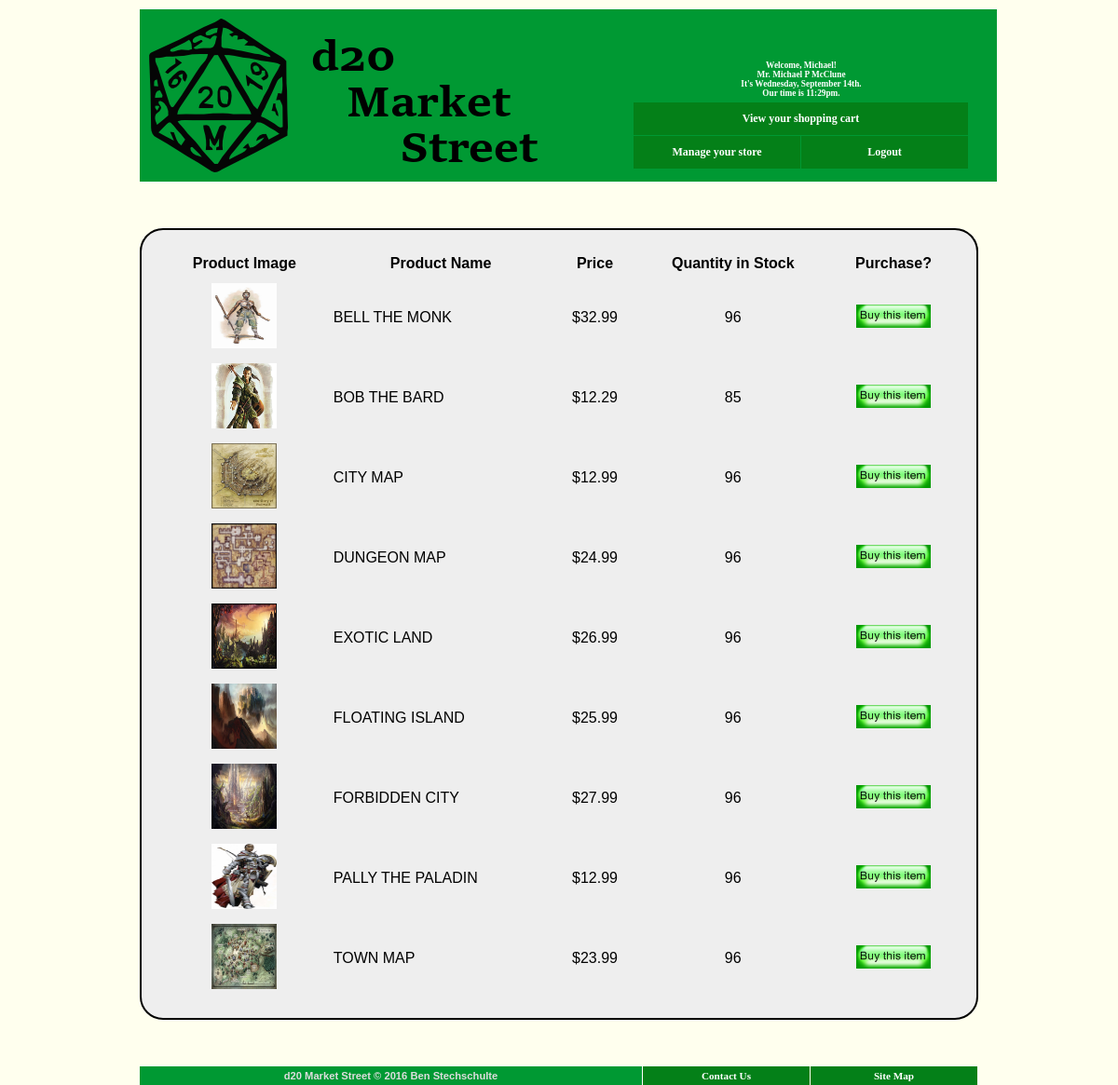
Screenshot of /both.php (signed in) with the database file from the repository.
### tables this page shows
CREATE TABLE `Products`
(
  `product_id` INT NOT NULL AUTO_INCREMENT,
  `product_category_code` VARCHAR(7) NOT NULL,
  `product_name` TINYTEXT NOT NULL,
  `product_price` DOUBLE NOT NULL,
  `product_inventory` INT NOT NULL,
  `product_size` VARCHAR(10) NOT NULL,
  `product_description` TEXT NOT NULL,
  `product_image_url` TINYTEXT NOT NULL,
  `product_additional_details` TINYTEXT NOT NULL,
  `store_id` INT NULL,
  PRIMARY KEY (`product_id`)
);

### scripts/displayCategory.php (the view, shortened to what this page needs)
<?php
include 'db.php';
$query = "SELECT * FROM `Products` WHERE `product_category_code` = '".$cat."' ORDER BY product_name ASC";
$category = mysqli_query($db_connection, $query)
    or die(mysqli_error($db_connection));
$numRecords = mysqli_num_rows($category);
echo "<div class=\"Products\"><table>";
echo "<tr><td align='center'><strong>Product Image</strong></td>
    <td align='center'><strong>Product Name</strong></td>
    <td align='center'><strong>Price</strong></td>
    <td align='center'><strong>Quantity in Stock</strong></td>
    <td align='center'><strong>Purchase?</strong></td></tr>";
for ($i = 0; $i < $numRecords; $i++)
{
    echo "<tr>";
    $row = mysqli_fetch_array($category);
    echo "<td align='center'>";
    echo  "<img height='70px' width='70px'
        src='".$row["product_image_url"]."'
        alt='Product Image' />";
    echo "</td><td>";
    echo $row["product_name"];
    echo "</td><td align='center'>";
    printf("$%.2f",$row["product_price"]);
    echo "</td><td align='center'>";
    echo $row["product_inventory"];
    echo "</td><td align='center'>";
    echo "<a href=\"purchase.php?prod='".$row["product_id"]."'\">";
    echo "<img src='images/buythisitem.png' alt='Buy this item' /></a>";
    echo "</td></tr>";
}
echo "</table></div>";
?>

### css/default.css (style rules this page uses)
* { padding: 0; margin: 0; }
body { width: 100%; margin-top: 10px; font-family: Verdana, Arial, Helvetica, sans-serif; font-size: 16px; background-color: #FFE; flex: auto; justify-content: center; display: flex; }
div#footer { clear: left; }
div#copyright { float: left; width: 539px; padding: 4px 0; border-right: 1px solid #FFF; background-color: #093; color: #DDD; text-align: center; font-weight: bold; font-size: .7em; }
div#footerMenu { float: left; width: 360px; }
.Links { padding: 0; margin: 0; }
.Links li { padding: 0; margin: 0; float: left; list-style: none; font: bold .7em Verdana; }
.Links li a { display: block; width: 159px; padding: 4px 10px; margin: 0 1px 0 0;; background-color: #048018; color: #FFF; text-align: center; text-decoration: none; }
.Products table { width: 100%; background-color: #EEE; border-style: solid; border-color: black; border-width: 2px; border-radius: 25px; padding: 20px; margin: 50px 0; }
.receipt tr, td { padding: 5px 5px 5px 5px; }

### rows the page displays
products: product_image_url (picture), product_name "BELL THE MONK", product_price "32.99", product_inventory "96"
products: product_image_url (picture), product_name "BOB THE BARD", product_price "12.29", product_inventory "85"
products: product_image_url (picture), product_name "CITY MAP", product_price "12.99", product_inventory "96"
products: product_image_url (picture), product_name "DUNGEON MAP", product_price "24.99", product_inventory "96"
products: product_image_url (picture), product_name "EXOTIC LAND", product_price "26.99", product_inventory "96"
products: product_image_url (picture), product_name "FLOATING ISLAND", product_price "25.99", product_inventory "96"
products: product_image_url (picture), product_name "FORBIDDEN CITY", product_price "27.99", product_inventory "96"
products: product_image_url (picture), product_name "PALLY THE PALADIN", product_price "12.99", product_inventory "96"
products: product_image_url (picture), product_name "TOWN MAP", product_price "23.99", product_inventory "96"

### other values shown
$customer_first_name "Michael"
$salutation "Mr."
$customer_middle_initial "P"
$customer_last_name "McClune"
